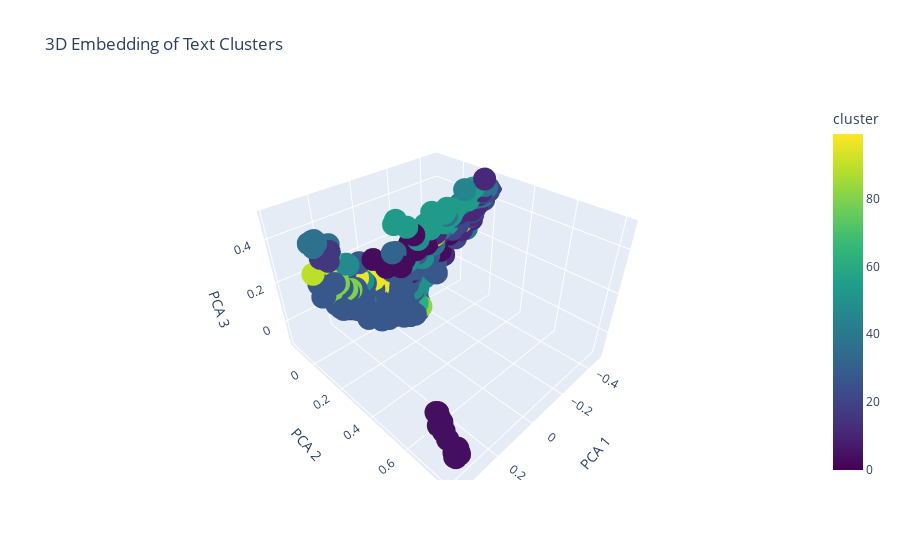

Notebook code cell kept with this figure:
### Code cell
# Step 1: Convert text to numerical features using TF-IDF
tfidf = TfidfVectorizer()
X = tfidf.fit_transform(df['notes'])

# Step 2: Use KMeans for clustering
k = 100
kmeans = KMeans(n_clusters=k, random_state=42)
df['cluster'] = kmeans.fit_predict(X)

# Step 3: Reduce dimensions to 3D for visualization using PCA
pca = PCA(n_components=3)
X_reduced = pca.fit_transform(X.toarray())

# Step 4: Create a DataFrame for the reduced dimensions and clusters
reduced_df = pd.DataFrame(X_reduced, columns=['PCA1', 'PCA2', 'PCA3'])
reduced_df['cluster'] = df['cluster']
reduced_df['name'] = df['name']
reduced_df['title'] = df['title']
reduced_df['id'] = df['id']


# Step 5: Visualize the clusters in 3D using Plotly Express with hover data
fig = px.scatter_3d(
    reduced_df, 
    x='PCA1', 
    y='PCA2', 
    z='PCA3', 
    color='cluster',
    title='3D Embedding of Text Clusters',
    labels={'PCA1': 'PCA 1', 'PCA2': 'PCA 2', 'PCA3': 'PCA 3'},
    hover_data={
        'name': True,          # Show the title on hover
        'title': True # Show additional info on hover
    },
    color_continuous_scale=px.colors.sequential.Viridis
)

fig.show()

### Figure 1 — Plotly figure (JSON) as saved in the notebook; plotly's stock layout.template omitted (floating-point values rounded to 4 significant figures; data arrays with more than 128 entries replaced by an {"elided": "..."} marker saying what was removed)
{"data": [{"customdata": {"elided": "3225x2 str values"}, "hovertemplate": "PCA 1=%{x}<br>PCA 2=%{y}<br>PCA 3=%{z}<br>name=%{customdata[0]}<br>title=%{customdata[1]}<br>cluster=%{marker.color}<extra></extra>", "legendgroup": "", "marker": {"color": {"elided": "3225 int values"}, "coloraxis": "coloraxis", "symbol": "circle"}, "mode": "markers", "name": "", "scene": "scene", "showlegend": false, "type": "scatter3d", "x": {"elided": "3225 float values"}, "y": {"elided": "3225 float values"}, "z": {"elided": "3225 float values"}}], "layout": {"coloraxis": {"colorbar": {"title": {"text": "cluster"}}, "colorscale": [[0, "#440154"], [0.1111, "#482878"], [0.2222, "#3e4989"], [0.3333, "#31688e"], [0.4444, "#26828e"], [0.5556, "#1f9e89"], [0.6667, "#35b779"], [0.7778, "#6ece58"], [0.8889, "#b5de2b"], [1, "#fde725"]]}, "legend": {"tracegroupgap": 0}, "scene": {"domain": {"x": [0, 1], "y": [0, 1]}, "xaxis": {"title": {"text": "PCA 1"}}, "yaxis": {"title": {"text": "PCA 2"}}, "zaxis": {"title": {"text": "PCA 3"}}}, "title": {"text": "3D Embedding of Text Clusters"}}}
